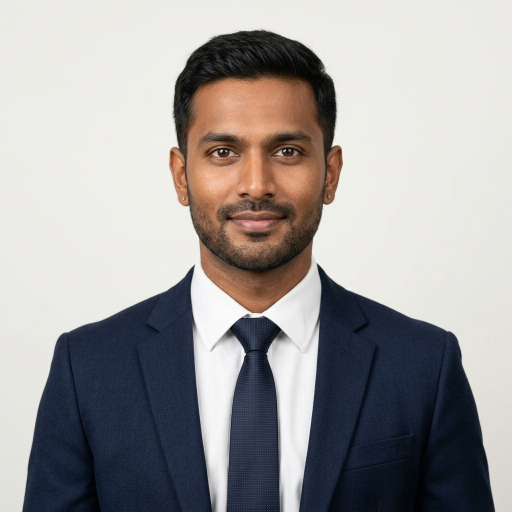
#> input picture gem-compliance-checker/sample_data/portraits/BID-001_A.jpg, 1024 x 1024 px (shown at 1/2 size)
$ python -i image_extract.py   (imports and definitions only)
#> lines starting #> are read from the running program, lines starting #| are printed output that depends on the picture
#> further down, picture is the input picture: PIL image 1024x1024 RGB; mean R, G, B 159.6, 156.8, 156.6
"""Applicant Photo and Signature Extraction Module.

Extracts applicant identification photos and signatures from uploaded PDF credentials
(e.g., PAN card, GST certificate, OEM authorization letter, Udyam registration) using
PyMuPDF (fitz), layout heuristics, aspect ratio filtering, and facial landmark/anchor detection.
"""

from dataclasses import dataclass
import io
import logging
from pathlib import Path
from typing import Any, List, Optional, Tuple, Union

import fitz  # PyMuPDF
import numpy as np
from PIL import Image

try:
    import cv2
    HAS_CV2 = True
except ImportError:
    cv2 = None  # type: ignore
    HAS_CV2 = False

logger = logging.getLogger(__name__)


@dataclass
class ExtractedImage:
    """Represents an extracted visual asset (photo or signature) from a document."""

    image: Image.Image
    bbox: Tuple[float, float, float, float]  # (x0, y0, x1, y1) in document points or image pixels
    source_document: str
    source_page: int
    extraction_confidence: float
    image_type: str = "photo"  # "photo" or "signature"

    # [26 lines left out: functions to_bytes, _open_pdf_document, not called in this run]


def _detect_face_in_pil(img: Image.Image) -> Tuple[bool, Optional[Tuple[int, int, int, int]]]:
    """Attempt to detect a frontal face using OpenCV Haar Cascades."""
    if not HAS_CV2:
        return False, None
    try:
        cv_img = np.array(img.convert("RGB"))
        gray = cv2.cvtColor(cv_img, cv2.COLOR_RGB2GRAY)
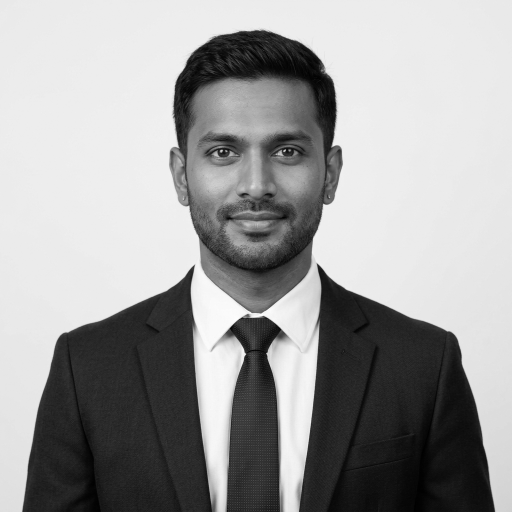
#> gray: shape (1024, 1024) (shown at 1/2 size); min 0, max 255, mean 157.7

        # Load default Haar cascade from cv2 data directory
        cascade_path = cv2.data.haarcascades + "haarcascade_frontalface_default.xml"
        face_cascade = cv2.CascadeClassifier(cascade_path)
        if face_cascade.empty():
            return False, None

        faces = face_cascade.detectMultiScale(
            gray,
            scaleFactor=1.1,
            minNeighbors=3,
            minSize=(30, 30),
        )
#> faces = [[377, 579, 248, 248], [331, 161, 360, 360]]
        if len(faces) > 0:
            x, y, w, h = faces[0]
#> x = 377; y = 579; w = 248; h = 248
            return True, (int(x), int(y), int(w), int(h))
    except Exception as exc:
        logger.debug("Haar cascade face detection error: %s", exc)
    return False, None


# [283 lines left out: functions _is_mostly_blank, extract_photo, extract_signature, not called in this run]

>>> from PIL import Image
>>> picture = Image.open('../sample_data/portraits/BID-001_A.jpg')
>>> result = _detect_face_in_pil(picture)
#> result = (True, (377, 579, 248, 248))

$ run again, on gem-compliance-checker/sample_data/portraits/BID-002_A.jpg
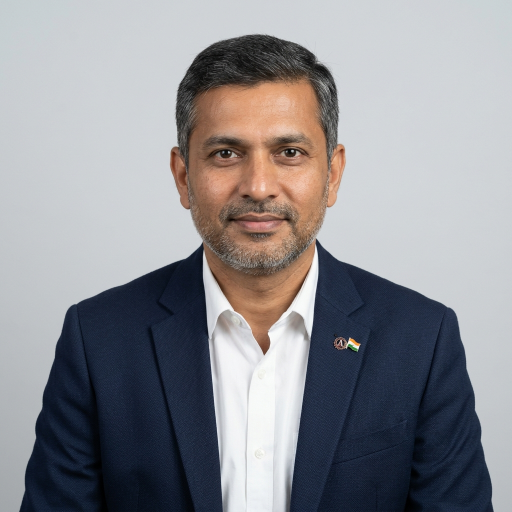
#> input picture gem-compliance-checker/sample_data/portraits/BID-002_A.jpg, 1024 x 1024 px (shown at 1/2 size)
#> picture is the input picture: PIL image 1024x1024 RGB; mean R, G, B 142.1, 142.1, 146.5
#> in _detect_face_in_pil, `gray = cv2.cvtColor(cv_img, cv2.COLOR_RGB2GRAY)`:
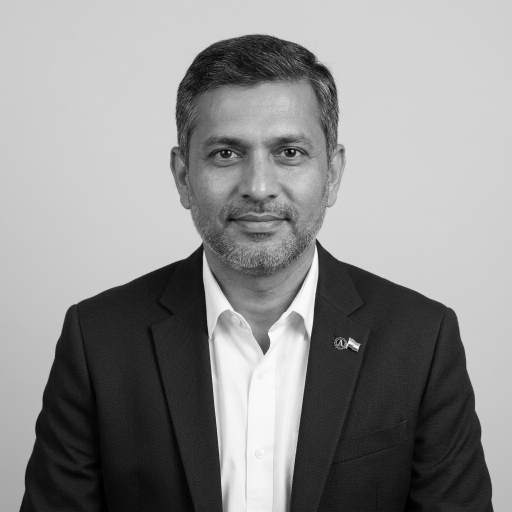
#> gray: shape (1024, 1024) (shown at 1/2 size); min 0, max 255, mean 142.6
#> faces = [[337, 170, 354, 354]]
#> x = 337; y = 170; w = 354
#> result = (True, (337, 170, 354, 354))

$ run again, on gem-compliance-checker/sample_data/portraits/BID-003_A.jpg
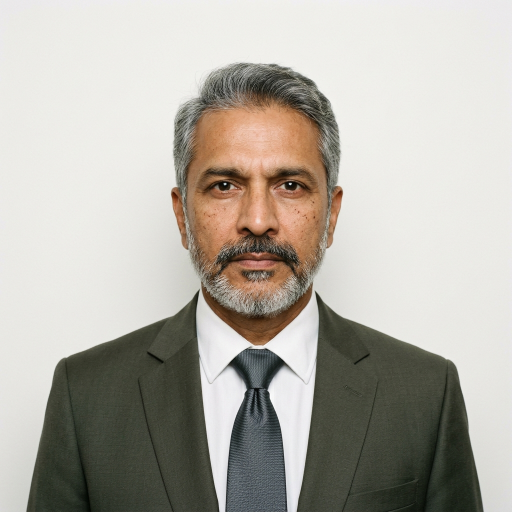
#> input picture gem-compliance-checker/sample_data/portraits/BID-003_A.jpg, 1024 x 1024 px (shown at 1/2 size)
#> picture is the input picture: PIL image 1024x1024 RGB; mean R, G, B 179.2, 175.3, 166.8
#> in _detect_face_in_pil, `gray = cv2.cvtColor(cv_img, cv2.COLOR_RGB2GRAY)`:
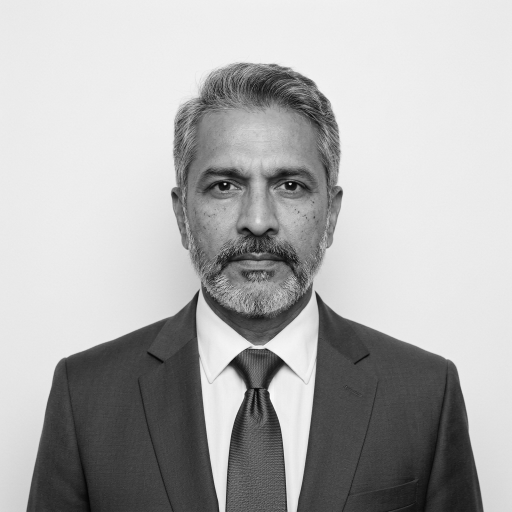
#> gray: shape (1024, 1024) (shown at 1/2 size); min 1, max 255, mean 175.5
#> faces = [[389, 640, 247, 247], [319, 220, 391, 391]]
#> x = 389; y = 640; w = 247
#> result = (True, (389, 640, 247, 247))

$ run again, on gem-compliance-checker/sample_data/portraits/BID-004_A.jpg
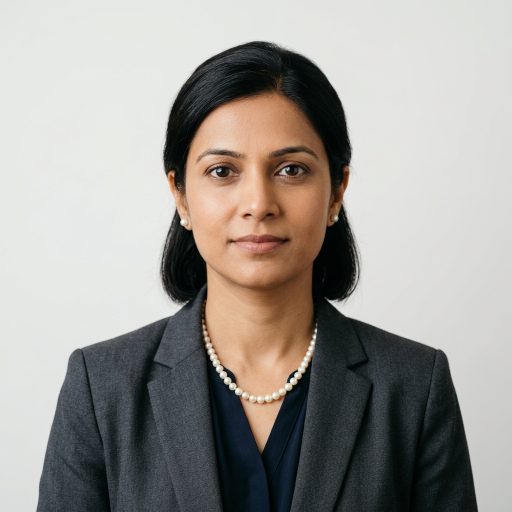
#> input picture gem-compliance-checker/sample_data/portraits/BID-004_A.jpg, 1024 x 1024 px (shown at 1/2 size)
#> picture is the input picture: PIL image 1024x1024 RGB; mean R, G, B 158, 154.4, 149.6
#> in _detect_face_in_pil, `gray = cv2.cvtColor(cv_img, cv2.COLOR_RGB2GRAY)`:
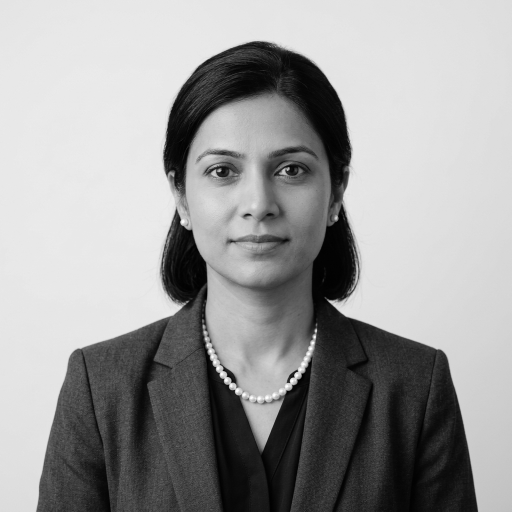
#> gray: shape (1024, 1024) (shown at 1/2 size); min 0, max 255, mean 154.9
#> faces = [[489, 775, 77, 77], [333, 201, 364, 364]]
#> x = 489; y = 775; w = 77
#> result = (True, (489, 775, 77, 77))
